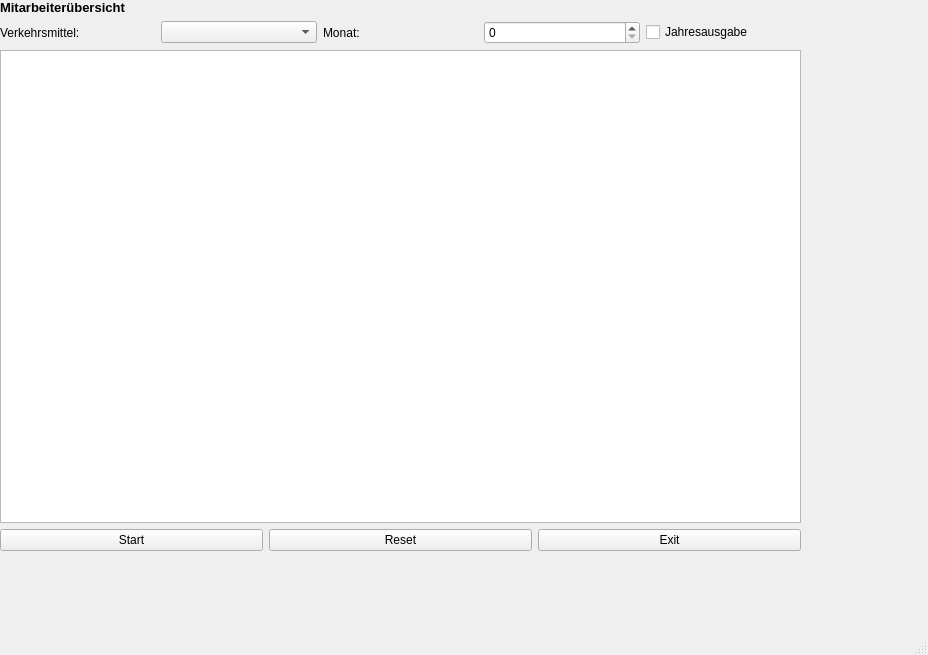
<?xml version="1.0" encoding="UTF-8"?>
<ui version="4.0">
 <class>MainWindow</class>
 <widget class="QMainWindow" name="MainWindow">
  <property name="geometry">
   <rect>
    <x>0</x>
    <y>0</y>
    <width>928</width>
    <height>655</height>
   </rect>
  </property>
  <property name="windowTitle">
   <string>MainWindow</string>
  </property>
  <widget class="QWidget" name="centralwidget">
   <widget class="QWidget" name="verticalLayoutWidget">
    <property name="geometry">
     <rect>
      <x>0</x>
      <y>0</y>
      <width>801</width>
      <height>551</height>
     </rect>
    </property>
    <layout class="QVBoxLayout" name="verticalLayout">
     <item>
      <widget class="QLabel" name="label">
       <property name="font">
        <font>
         <pointsize>10</pointsize>
         <weight>75</weight>
         <bold>true</bold>
        </font>
       </property>
       <property name="text">
        <string>Mitarbeiterübersicht</string>
       </property>
      </widget>
     </item>
     <item>
      <layout class="QHBoxLayout" name="horizontalLayout_3">
       <item>
        <widget class="QLabel" name="label_2">
         <property name="text">
          <string>Verkehrsmittel:</string>
         </property>
        </widget>
       </item>
       <item>
        <widget class="QComboBox" name="comboBox_2"/>
       </item>
       <item>
        <widget class="QLabel" name="label_3">
         <property name="layoutDirection">
          <enum>Qt::LeftToRight</enum>
         </property>
         <property name="text">
          <string>Monat:</string>
         </property>
        </widget>
       </item>
       <item>
        <widget class="QSpinBox" name="spinBox"/>
       </item>
       <item>
        <widget class="QCheckBox" name="checkBox">
         <property name="text">
          <string>Jahresausgabe</string>
         </property>
        </widget>
       </item>
      </layout>
     </item>
     <item>
      <widget class="QTextBrowser" name="textBrowser"/>
     </item>
     <item>
      <layout class="QHBoxLayout" name="horizontalLayout_2">
       <item>
        <widget class="QPushButton" name="pushButton_2">
         <property name="layoutDirection">
          <enum>Qt::LeftToRight</enum>
         </property>
         <property name="text">
          <string>Start</string>
         </property>
        </widget>
       </item>
       <item>
        <widget class="QPushButton" name="pushButton_3">
         <property name="text">
          <string>Reset</string>
         </property>
         <property name="checkable">
          <bool>false</bool>
         </property>
        </widget>
       </item>
       <item>
        <widget class="QPushButton" name="pushButton">
         <property name="text">
          <string>Exit</string>
         </property>
        </widget>
       </item>
      </layout>
     </item>
    </layout>
   </widget>
  </widget>
  <widget class="QMenuBar" name="menubar">
   <property name="geometry">
    <rect>
     <x>0</x>
     <y>0</y>
     <width>928</width>
     <height>26</height>
    </rect>
   </property>
  </widget>
  <widget class="QStatusBar" name="statusbar"/>
 </widget>
 <resources/>
 <connections/>
</ui>
